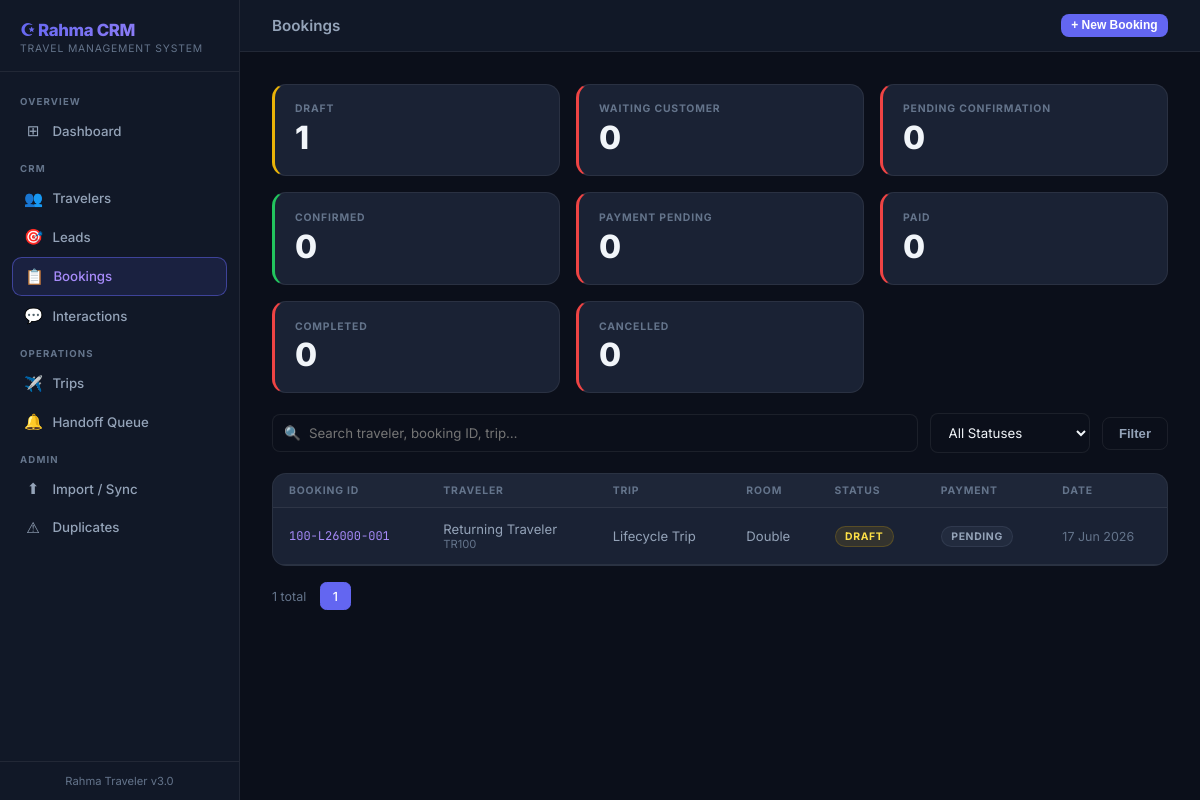
The app's page /bookings/, older data.
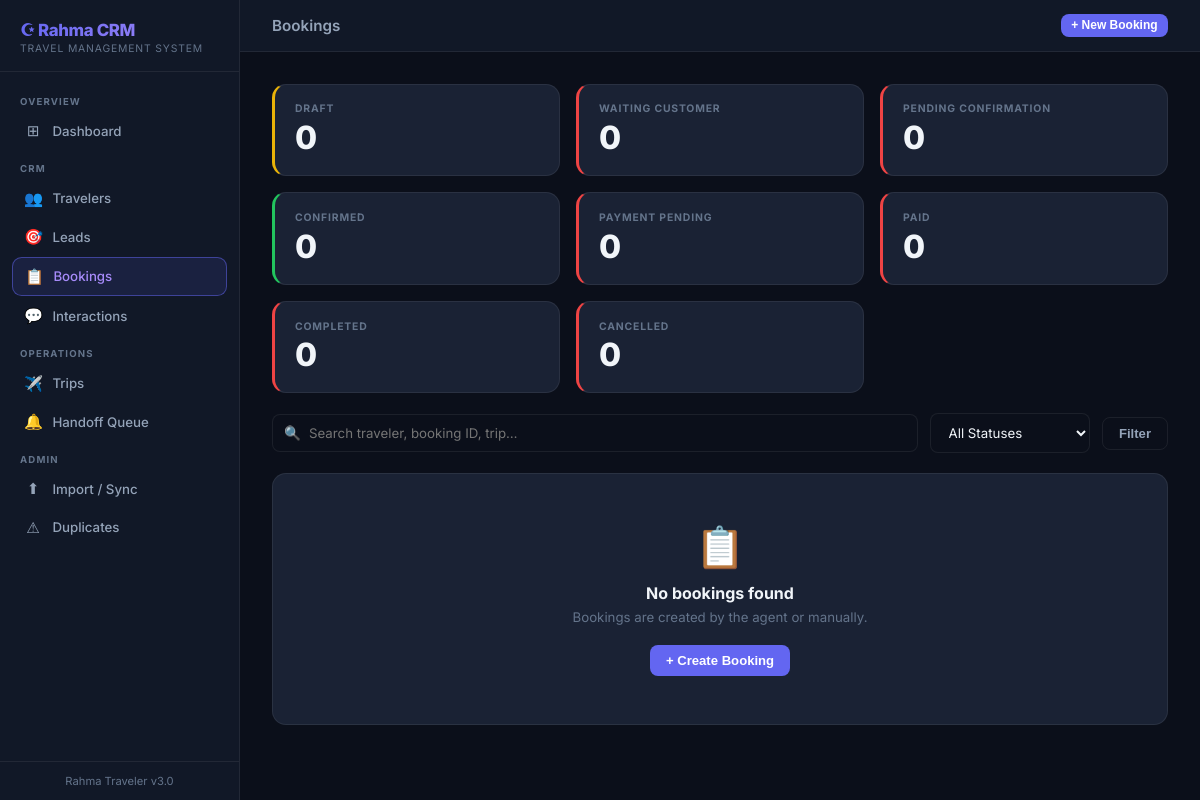
The same page, newer data.
### app/models/booking.py (models this page shows, shortened)
class TripBooking(db.Model):
    __tablename__ = 'trip_bookings'
    booking_id = db.Column(db.String(50), primary_key=True)
    trip_id = db.Column(db.String(50), db.ForeignKey('trips.trip_id'))
    trip_name = db.Column(db.String(200))
    traveler_id = db.Column(db.String(20), db.ForeignKey('travelers.traveler_id'))
    traveler_name = db.Column(db.String(200))
    room_type = db.Column(db.String(50))
    flight_option = db.Column(db.String(50))
    date_option = db.Column(db.String(50))
    currency = db.Column(db.String(20))
    booking_status = db.Column(db.String(50)) # Draft / Confirmed / Cancelled
    draft_created_at = db.Column(db.DateTime, default=datetime.utcnow)
    booking_source = db.Column(db.String(100))
    lead_id = db.Column(db.String(50))
    interaction_id = db.Column(db.String(50))
    alert_id = db.Column(db.String(50))
    payment_status = db.Column(db.String(100))
    booking_notes = db.Column(db.Text)

### app/routes/bookings.py (the view)
@bookings_bp.route('/')
def index():
    q = request.args.get('q', '')
    status = request.args.get('status', '')
    page = request.args.get('page', 1, type=int)
    per_page = 25
    query = TripBooking.query
    if q:
        query = query.filter(or_(
            TripBooking.traveler_name.ilike(f'%{q}%'),
            TripBooking.booking_id.ilike(f'%{q}%'),
            TripBooking.trip_name.ilike(f'%{q}%'),
        ))
    if status:
        query = query.filter(TripBooking.booking_status == status)
    pagination = query.order_by(TripBooking.draft_created_at.desc()).paginate(
        page=page, per_page=per_page, error_out=False)
    bookings = pagination.items
    counts = {s: TripBooking.query.filter_by(booking_status=s).count() for s in BOOKING_STATUSES}
    active_trips = Trip.query.filter(Trip.sales_status == 'Open').all()
    trips_data = [t.to_dict() for t in active_trips]
    return render_template('bookings/index.html',
                           bookings=bookings,
                           pagination=pagination,
                           total_count=pagination.total,
                           q=q,
                           current_status=status,
                           statuses=BOOKING_STATUSES,
                           counts=counts,
                           trips_data=trips_data)

### app/templates/bookings/index.html (shortened to what the changed rows need)
{% extends "base.html" %}
{% block content %}
<div class="kpi-grid" style="grid-template-columns:repeat(3,1fr);margin-bottom:1.25rem">
    {% for s, color in [('Draft','badge-yellow'),('Waiting Customer','badge-blue'),('Pending Confirmation','badge-blue'),('Confirmed','badge-green'),('Payment Pending','badge-yellow'),('Paid','badge-green'),('Completed','badge-green'),('Cancelled','badge-red')] %}
    <a href="{{ url_for('bookings.index', status=s) }}" style="text-decoration:none">
        <div class="kpi-card" style="border-left:3px solid {% if s == 'Draft' %}var(--yellow){% elif s == 'Confirmed' %}var(--green){% else %}var(--red){% endif %}">
            <div class="kpi-label">{{ s }}</div>
            <div class="kpi-value">{{ counts.get(s, 0) }}</div>
        </div>
    </a>
    {% endfor %}
</div>
{% if bookings %}
<div class="card" style="padding:0;overflow:hidden">
    <table class="data-table">
        <thead><tr>
            <th>Booking ID</th><th>Traveler</th><th>Trip</th><th>Room</th><th>Status</th><th>Payment</th><th>Date</th>
        </tr></thead>
        <tbody>
        {% for b in bookings %}
        <tr onclick="window.location='{{ url_for('bookings.detail', booking_id=b.booking_id) }}'">
            <td class="mono">{{ b.booking_id }}</td>
            <td>
                <div class="primary">{{ b.traveler_name or '—' }}</div>
                {% if b.traveler_id %}<div style="font-size:0.7rem;color:var(--text-muted)">{{ b.traveler_id }}</div>{% endif %}
            </td>
            <td style="max-width:160px;overflow:hidden;text-overflow:ellipsis;white-space:nowrap">{{ b.trip_name or b.trip_id or '—' }}</td>
            <td>{{ b.room_type or '—' }}</td>
            <td>
                {% if b.booking_status == 'Confirmed' %}<span class="badge badge-green">Confirmed</span>
                {% elif b.booking_status == 'Payment Pending' %}<span class="badge badge-yellow">Payment Pending</span>
                {% elif b.booking_status == 'Paid' or b.booking_status == 'Completed' %}<span class="badge badge-green">{{ b.booking_status }}</span>
                {% elif b.booking_status == 'Waiting Customer' or b.booking_status == 'Pending Confirmation' %}<span class="badge badge-blue">{{ b.booking_status }}</span>
                {% elif b.booking_status == 'Cancelled' %}<span class="badge badge-red">Cancelled</span>
                {% else %}<span class="badge badge-yellow">Draft</span>{% endif %}
            </td>
            <td>
                {% if b.payment_status == 'Fully Paid' %}<span class="badge badge-green">{{ b.payment_status }}</span>
                {% elif b.payment_status == 'Deposit Paid' %}<span class="badge badge-yellow">{{ b.payment_status }}</span>
                {% elif b.payment_status == 'Refunded' %}<span class="badge badge-red">{{ b.payment_status }}</span>
                {% else %}<span class="badge badge-gray">{{ b.payment_status or 'Pending' }}</span>{% endif %}
            </td>
            <td style="font-size:0.78rem;color:var(--text-muted)">{{ b.draft_created_at.strftime('%d %b %Y') if b.draft_created_at else '—' }}</td>
        </tr>
        {% endfor %}
        </tbody>
    </table>
</div>
<div class="pagination">
    <span style="font-size:0.78rem;color:var(--text-muted);margin-right:0.5rem">{{ total_count }} total</span>
    {% for p in pagination.iter_pages(left_edge=1, right_edge=1, left_current=2, right_current=2) %}
        {% if p %}<a href="{{ url_for('bookings.index', page=p, q=q, status=current_status) }}" class="page-btn {% if p == pagination.page %}active{% endif %}">{{ p }}</a>
        {% else %}<span style="padding:0 0.25rem;color:var(--text-muted)">…</span>{% endif %}
    {% endfor %}
</div>
{% else %}
<div class="card" style="text-align:center;padding:3rem">
    <div style="font-size:2.5rem;margin-bottom:0.75rem">📋</div>
    <div style="font-weight:700;color:var(--text-main);margin-bottom:0.4rem">No bookings found</div>
    <div style="color:var(--text-muted);font-size:0.83rem;margin-bottom:1.25rem">Bookings are created by the agent or manually.</div>
    <button onclick="openModal('createBooking')" class="btn btn-primary">+ Create Booking</button>
</div>
{% endif %}
{% endblock %}

Row changes from the older to the newer data that the page shows:
removed TripBooking: booking_id "100-L26000-001", traveler_name "Returning Traveler", traveler_id "TR100", trip_name "Lifecycle Trip", room_type "Double", booking_status "DRAFT", payment_status "PENDING", draft_created_at "17 Jun 2026"
Text that changed along with them:
{{ total_count }}: "1" → (not shown)
new list line: "DRAFT 0"
text no longer shown: "BOOKING ID TRAVELER TRIP ROOM STATUS PAYMENT DATE total"
text now shown: "📋 No bookings found Bookings are created by the agent or manually. + Create Booking"
list line gone: "DRAFT 1"
list line gone: "1"
